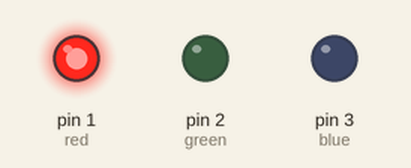
This sketch was run on a simulated Arduino Uno, built with avr-gcc and run on an emulated ATmega328P. Parts: output pins drawn as LEDs (lit = HIGH).

Above: at 0.5 s.
At 1.5 s:
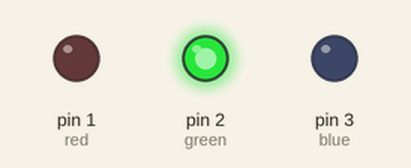
At 5.5 s:
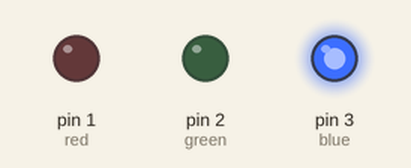
Timing chart, 0 to 6.9 s (numbered marks = the images above):
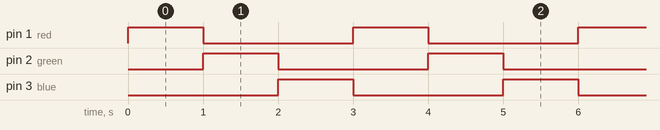

Measured:
- by itself, pin 1 (red), pin 2 (green), pin 3 (blue): alternates HIGH for 1.0 s and LOW for 2.0 s
- by itself, everything shown: repeats every 3.0 s, in 3 steps

The sketch:

rainbow.ino
```cpp
const int red = 1;
const int green = 2;
const int blue = 3;

void setup() {
  pinMode(red, OUTPUT);
  pinMode(green, OUTPUT);
  pinMode(blue, OUTPUT);
}

void loop() {
  digitalWrite(blue, LOW);
  digitalWrite(red, HIGH);
  delay(1000);
  digitalWrite(red, LOW);
  digitalWrite(green, HIGH);
  delay(1000);
  digitalWrite(green, LOW);
  digitalWrite(blue, HIGH);
  delay(1000);
}
```
